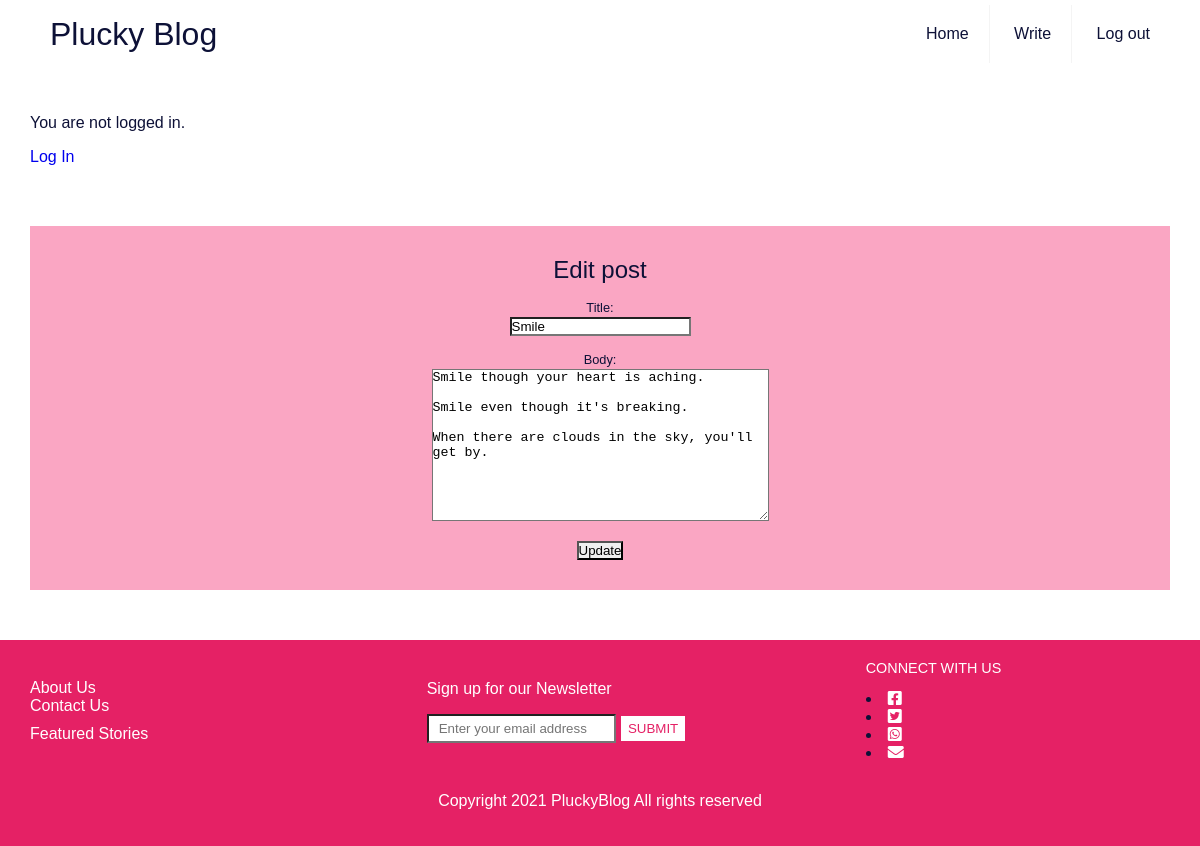
The app's page /post/5/edit/ with its own data.
### pluckyblog/models.py (models this page shows, shortened)
class Post(models.Model):
    title = models.CharField (max_length=200)
    date_added = models.DateTimeField(auto_now_add=True)
    author = models.ForeignKey(
        'auth.User',
        on_delete=models.CASCADE,
    )
    body = models.TextField()

### pluckyblog/views.py (the view)
# urls.py: path('post/<int:pk>/edit/', BlogUpdateView.as_view(),
class BlogUpdateView(UpdateView):
    model = Post
    template_name = 'post_edit.html'
    fields = ['title', 'body']

### templates/post_edit.html
{% extends 'base.html' %}
{% block content %}
<main>
    <aside>
      <h1>Edit post</h1>
      <form action="" method="post">{% csrf_token %}
       {{ form.as_p }}
       <input type="submit" value="Update">
      </form>
    </aside>
</main>
{% endblock content %}

### static/css/base.css (style rules this page uses)
html { box-sizing: border-box; font-family: Arial, Helvetica, sans-serif; font-size: 16px; }
*, *::before, *::after { font-weight: inherit; margin: 0; padding: 0; border-radius: 0; box-sizing: inherit; }
label { display: block; font-size: 0.8rem; margin-bottom: 2px; }
main { padding: 50px 30px; display: block; column-gap: 10px; }
aside { background-color: #faa6c3; width: auto; text-align: center; padding: 30px; }
p { display: block; margin-block-start: 1em; margin-block-end: 1em; margin-inline-start: 0px; margin-inline-end: 0px; }

### records on screen
Post: title "Smile", body "Smile though your heart is aching. Smile even though it's breaking. When there are clouds in the sky, you'll get by."
